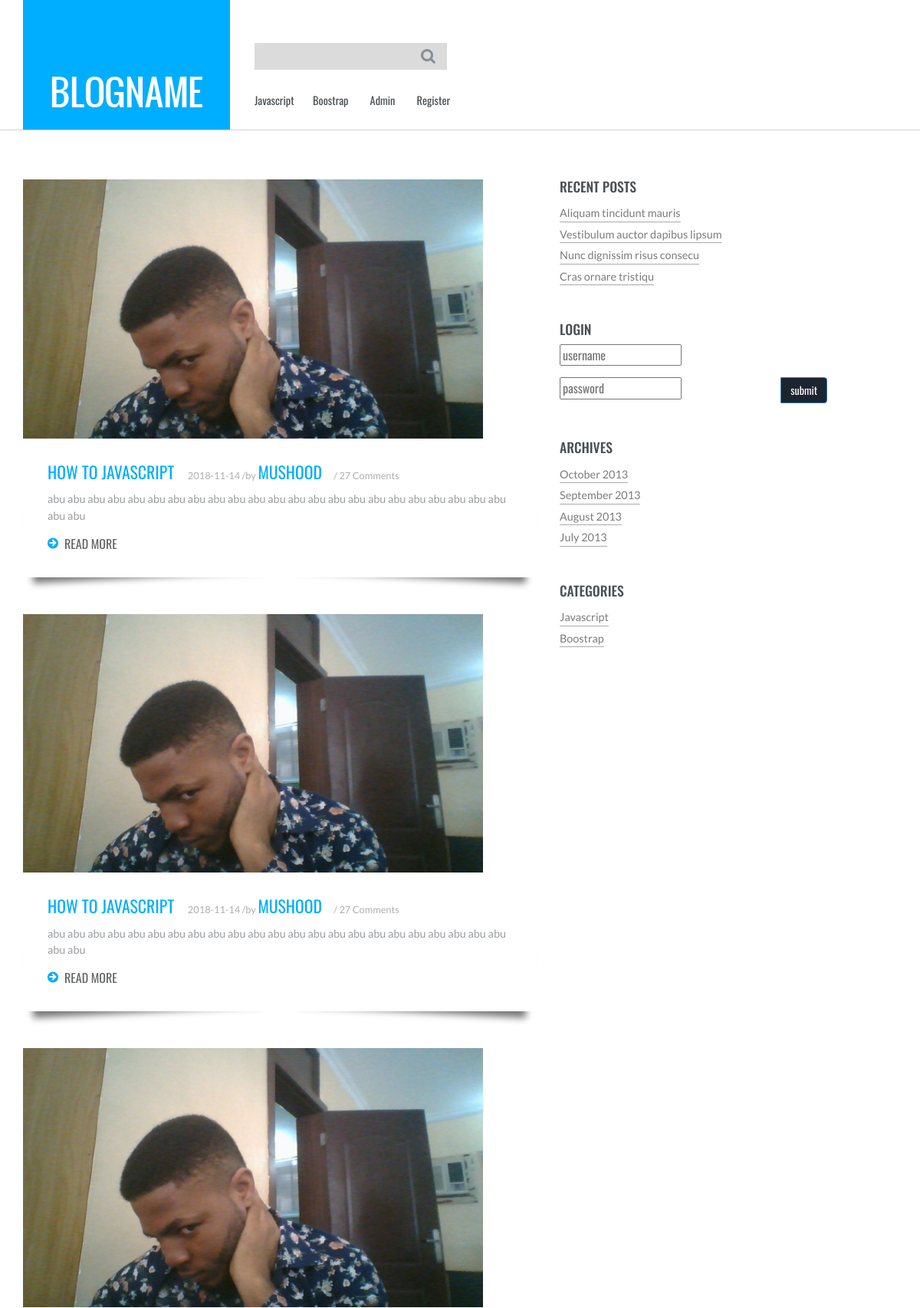
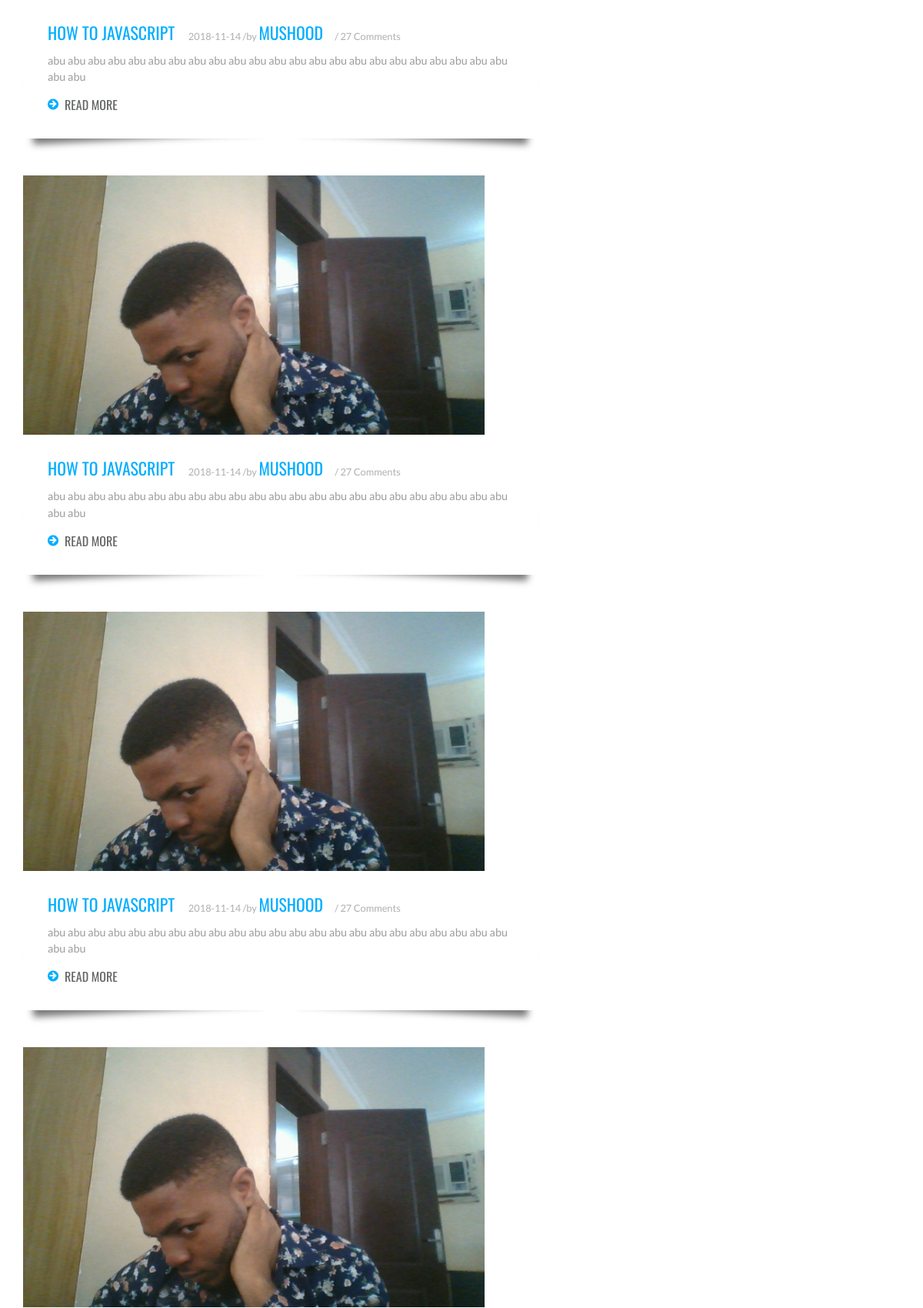
Screenshot of /author.php?author=Mushood (upper part) with the database file from the repository (2 pictures, top to bottom).
### tables this page shows
CREATE TABLE `categories` (
  `cat_id` int(3) NOT NULL,
  `cat_title` varchar(255) NOT NULL
);

CREATE TABLE `posts` (
  `post_id` int(3) NOT NULL,
  `post_category_id` int(3) NOT NULL,
  `post_title` varchar(255) NOT NULL,
  `post_author` varchar(255) NOT NULL,
  `post_date` date NOT NULL,
  `post_image` text NOT NULL,
  `post_content` text NOT NULL,
  `post_tags` varchar(255) NOT NULL,
  `post_comment_count` int(11) NOT NULL,
  `post_status` varchar(255) NOT NULL DEFAULT 'draft',
  `post_views_count` int(11) NOT NULL DEFAULT '0'
);

### author.php (the view, shortened to what this page needs)
<?php
include "includes/db.php";
?>
<?php
 include "includes/header.php";
?>
<?php
	include "includes/navigation.php";
?>
<div class="content">
	 <div class="container">
		 <div class="content-grids">
			 <div class="col-md-8 content-main">
				 <div class="content-grid">
                    <?php
                    if(isset($_GET['author'])){
                    $author = $_GET['author'];
				 $query = "SELECT * FROM posts WHERE post_status = 'published' AND post_author = '{$author}'";
				 $select_post_query = mysqli_query($conn, $query);
				 $num_rows = mysqli_num_rows($select_post_query);
				 if($num_rows == 0){
					 echo "<h1 class=text-center> NO POST HERE</h1>";
				 } else {
				 while ($row = mysqli_fetch_array($select_post_query)) {
					$post_id = $row['post_id'];
					$post_title = $row['post_title'];
					$post_author = $row['post_author'];
					$post_date = $row['post_date'];
					$post_image = $row['post_image'];
					$post_content = substr($row['post_content'],0,100) ;
				 ?>
					 <div class="content-grid-info">
						 <a href="post.php?id=<?php echo $post_id; ?>"><img src="images/<?php echo $post_image; ?>" width="600" alt=""/></a>
						 <div class="post-info">
						 <h4><a href="post.php?id=<?php echo $post_id; ?>"><?php echo $post_title; ?></a>  <?php echo $post_date; ?> /by <a href="author.php?author=<?php echo $post_author; ?>"><?php echo $post_author; ?></a>/ 27 Comments</h4>
						 <p><?php echo $post_content; ?></p>
						 <a href="post.php?id=<?php echo $post_id; ?>"><span></span>READ MORE</a>
						 </div>
					 </div>
					 <?php
				 } } }
					 ?>
				 </div>
			  </div>
			 <?php
				include "includes/sidebar.php";
			 ?>

### Includes/navigation.php (shortened to what this page needs)
<div class="header">
	 <div class="container">
		  <div class="logo">
			  <a href="index.php"><img src="images/logo.jpg" title="" /></a>
		  </div>
			 <div class="top-menu">
				 <div class="search">
					 <form action="search.php" method="post">
					 <input name = "search" type="text" placeholder="" required="">
					 <input name ="submit" type="submit" value=""/>
					 </form>
				 </div>
				   <ul>
                       <?php
                       $query = "SELECT * FROM  categories";
                       $select_all_categories = mysqli_query($conn, $query);
                       while ($row = mysqli_fetch_array($select_all_categories)) {
                        $cat_title = $row['cat_title'];
                        echo "<li><a>{$cat_title}</a></li>";
                       }
                       ?>
						<li><a href="admin">Admin</a></li>
						<li><a href="registration.php">Register</a></li>
				 </ul>
			 </div>
			 <div class="clearfix"></div>
	 </div>
</div>

### Includes/sidebar.php (shortened to what this page needs)
<div class="col-md-4 content-right">
				 <div class="recent">
					 <h3>RECENT POSTS</h3>
					 <ul>
					 <li><a href="#">Aliquam tincidunt mauris</a></li>
					 <li><a href="#">Vestibulum auctor dapibus  lipsum</a></li>
					 <li><a href="#">Nunc dignissim risus consecu</a></li>
					 <li><a href="#">Cras ornare tristiqu</a></li>
					 </ul>
				 </div>
				 <div class="comments">
					 <h3>LOGIN</h3>
					<form action="includes/login.php" method="post">
					<div class="form-group">
					<input type="text" name="username" id="" placeholder = "username" class="form-contro">
					</div>
					<div class="input-group">
					<input type="password" name="password" id="" placeholder = "password" class="form-contro"><span class="input-group-btn">
					<button class="btn btn-primary" name="login" type="submit">submit</button>
					</span>
					</div>
					</form>
				 </div>
				 <div class="archives">
					 <h3>ARCHIVES</h3>
					 <ul>
					 <li><a href="#">October 2013</a></li>
					 <li><a href="#">September 2013</a></li>
					 <li><a href="#">August 2013</a></li>
					 <li><a href="#">July 2013</a></li>
					 </ul>
				 </div>
				 <div class="categories">
					 <h3>CATEGORIES</h3>
					 <ul>
                     <?php
                         $query = "SELECT * FROM  categories";
                         $select_all_categories_sidebar = mysqli_query($conn, $query);
                         while ($row = mysqli_fetch_array($select_all_categories_sidebar)) {
						  $cat_title = $row['cat_title'];
						  $cat_id = $row['cat_id'];
                          echo "<li><a href='category.php?cat_id=$cat_id'>{$cat_title}</a></li>";
                         }
                     ?>
					 </ul>
				 </div>
			  </div>
		  </div>
	  </div>
</div>

### css/style.css (style rules this page uses)
html, body { font-size: 100%; background-size:cover; font-family: 'Oswald', sans-serif; }
body a { transition: 0.5s all ease; -webkit-transition: 0.5s all ease; -moz-transition: 0.5s all ease; -o-transition: 0.5s all ease; -ms-transition: 0.5s all ease; }
h1,h2,h3,h4,h5,h6 { margin:0; }
p { margin:0; }
ul,label { margin:0; padding:0; }
.logo { float:left; margin-right:2em; }
.top-menu { float:left; width:40%; margin-top:3.5em; }
.search { width: 55%; position:relative; }
.search form { border: 1px solid #dbdbdb; background:#dbdbdb; }
.search form input[type="text"] { padding: 5px 6px; font-weight: 400; font-size: 1em; color: #fff; border: none; outline: none; font-family: 'Oswald', sans-serif; width: 87%; background:#dbdbdb; }
.search form input[type="submit"] { background: url('../images/search.png')no-repeat 0px 0px; width: 20px; height: 20px; border: none; cursor: pointer; outline: none; position: absolute; top:23%; }
.top-menu ul { margin-top:1em; }
.top-menu ul li { display: inline-block; }
.top-menu ul li a { margin:1em 1.7em 1em 0em; display: block; color: #4a5054; font-weight: 400; font-size: 0.9em; text-decoration: none; transition: 0.5s all; -webkit-transition: 0.5s all; -moz-transition: 0.5s all; -o-transition: 0.5s all; }
.content,.about-content,.contact-content,.single { border-top:1px solid #d2d2d2; border-bottom:1px solid #d2d2d2; }
.content-main { padding-left:0; width:60%; }
.content-grids { margin-top: 4em; }
.post-info { background:#fff; padding:2em; }
.post-info h4 { color:#afafaf; font-family: 'Lato', sans-serif; font-size:0.8em; margin-bottom:1em; }
.post-info h4 a { font-size:1.7em; color:#00aeff; margin-right:0.7em; display:inline-block; text-decoration:none; font-family: 'Oswald', sans-serif; font-weight:400; text-transform:uppercase; }
.post-info p { font-family: 'Lato', sans-serif; color:#9a9da0; font-size:0.9em; line-height:1.5em; margin-bottom:1em; }
.post-info a span { background: url(../images/more.png) no-repeat 0px 3px; height: 18px; width: 15px; display: inline-block; margin-right: 7px; }
.post-info a { color: #626465; font-weight: 400; font-size: 1em; display: inline-block; text-decoration: none; }
.content-grid-info { position: relative; margin-bottom: 3em; }
.post-info:before, .post-info:after { z-index: -1; position: absolute; content: ""; bottom: 15px; left: 10px; width: 50%; top: 80%; max-width:300px; background: #777; -webkit-box-shadow: 0 15px 10px #777; -moz-box-shadow: 0 15px 10px #777; box-shadow: 0 15px 10px #777; -webkit-transform: rotate(-3deg); -moz-transform: rotate(-3deg); -o-transform: rotate(-3deg); -ms-transform: rotate(-3deg); transform: rotate(-3deg); }
.post-info:after { -webkit-transform: rotate(3deg); -moz-transform: rotate(3deg); -o-transform: rotate(3deg); -ms-transform: rotate(3deg); transform: rotate(3deg); right: 10px; left: auto; }
.content-right { padding-left: 1em; }
.recent,.comments,.archives { margin-bottom:3em; }
.recent h3,.comments h3,.archives h3,.categories h3 { color:#4a5054; font-size:1.1em; margin-bottom:0.5em; }
.recent ul li,.comments ul li,.archives ul li,.categories ul li { display:block; }
.recent li a,.comments ul li a,.archives ul li a,.categories ul li a { color:#7C7C7C; border-bottom:1px solid #a6aaae; font-family: 'Lato', sans-serif; font-size: 0.9em; text-decoration: none; padding: 6px 0 0 0; display:inline-block; font-weight: 400; }

### rows the page displays
categories: cat_title "Javascript"
categories: cat_title "Boostrap"
posts: post_image (picture), post_title "HOW TO JAVASCRIPT", post_date "2018-11-14", post_author "MUSHOOD", post_content "abu abu abu abu abu abu abu abu abu abu abu abu abu abu abu abu abu abu abu abu abu abu abu abu abu"
posts: post_image (picture), post_title "HOW TO JAVASCRIPT", post_date "2018-11-14", post_author "MUSHOOD", post_content "abu abu abu abu abu abu abu abu abu abu abu abu abu abu abu abu abu abu abu abu abu abu abu abu abu"
posts: post_image (picture), post_title "HOW TO JAVASCRIPT", post_date "2018-11-14", post_author "MUSHOOD", post_content "abu abu abu abu abu abu abu abu abu abu abu abu abu abu abu abu abu abu abu abu abu abu abu abu abu"
posts: post_image (picture), post_title "HOW TO JAVASCRIPT", post_date "2018-11-14", post_author "MUSHOOD", post_content "abu abu abu abu abu abu abu abu abu abu abu abu abu abu abu abu abu abu abu abu abu abu abu abu abu"
posts: post_image (picture), post_title "HOW TO JAVASCRIPT", post_date "2018-11-14", post_author "MUSHOOD", post_content "abu abu abu abu abu abu abu abu abu abu abu abu abu abu abu abu abu abu abu abu abu abu abu abu abu"
posts: post_image (picture)
